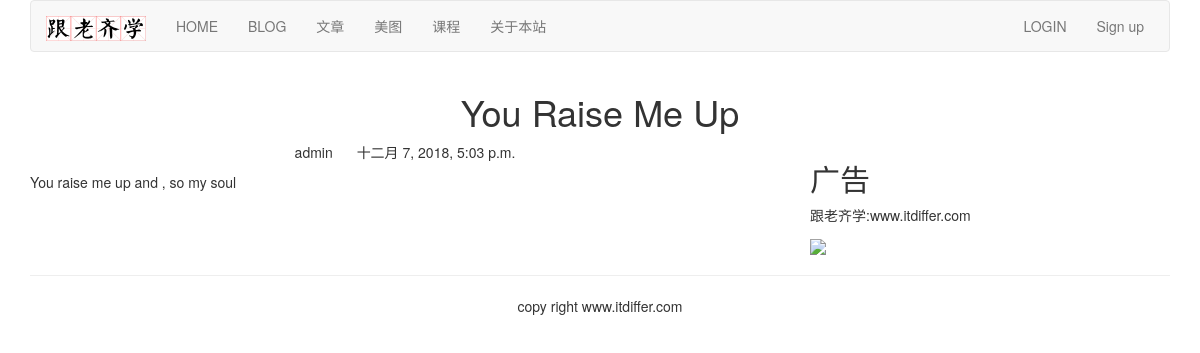
Page /blog/1/ on the committed database.
### blog/models.py (models this page shows, shortened)
class BlogArticles(models.Model):
    title = models.CharField(max_length=300)
    author = models.ForeignKey(User, on_delete=models.CASCADE, related_name='blog_posts')
    body = models.TextField()
    publish = models.DateTimeField(default=timezone.now)
    class Meta:
        ordering = ('-publish',)

### blog/views.py (the view)
# urls.py: path('<int:article_id>/', views.blog_article, name='blog_article'),
def blog_article(request, article_id):
    article = get_object_or_404(BlogArticles, id=article_id)
    pub = article.publish
    return render(request, "blog/content.html", {"article":article, "publish":pub })

### templates/blog/content.html (shortened to what this page needs)
{% extends "base.html" %}
{% block content %}
<div class="row text-center vertical-middle-sm">
    <h1>{{ article.title }}</h1>
</div>
<div class="row">
    <div class="col-xs-12 col-md-8">
        <p class="text-center"><span>{{ article.author.username }}
            </span><span style="margin-left:20px">{{ publish }}</span>
        </p>
<div>{{ article.body }}</div>
    </div>
    <div class="col-xs-6 col-md-4">
        <h2>广告</h2>
        <p>跟老齐学:www.itdiffer.com</p>
        <img width="200px" src="https://raw.githubusercontent.com/qiwsir/DjangoPracticeProject/master/python-book2.png">
    </div>
</div>
{% endblock %}

### rows in the picture
BlogArticles: title "You Raise Me Up", author.username "admin", publish "十二月 7, 2018, 5:03 p.m.", body "You raise me up and , so my soul"
